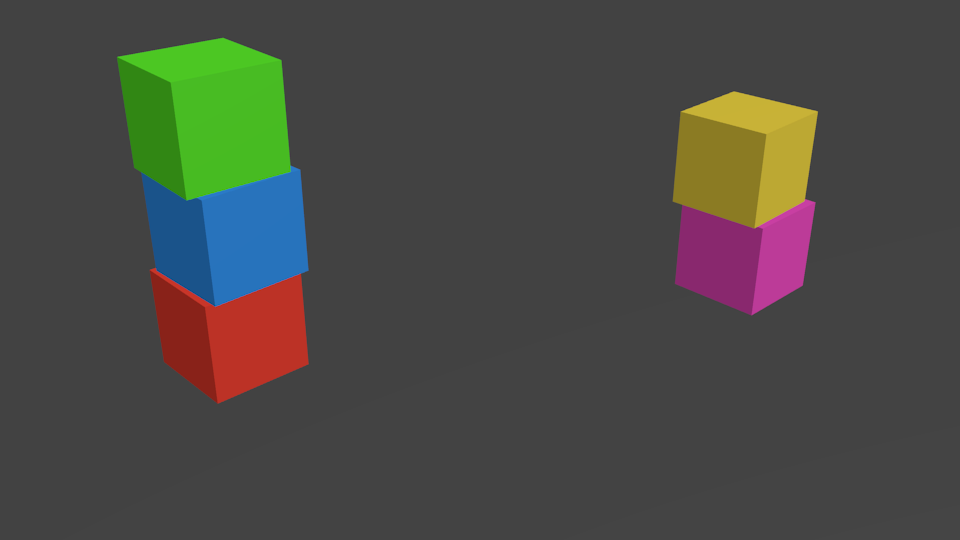
#> input picture stacked_blocks.png, 960 x 540 px
$ python main.py   (older library calls are emulated)
#> lines starting #> are read from the running program, lines starting #| are printed output that depends on the picture; after the words box and inside, x2 and y2 are one past the last pixel; in counts of white or black regions, pixels touching at a corner belong together
import cv2
import numpy as np
import matplotlib.pyplot as plt

def displayImage(image, title="Untitled"):
    plt.imshow(image)
    plt.show()

def main():
    pic = "stacked_blocks.png"
    image = cv2.imread(pic)
#> image is the input picture: shape (540, 960, 3); mean B, G, R 67.9, 73.6, 73.1
    hsv_image = cv2.cvtColor(image, cv2.COLOR_BGR2HSV)
#> hsv_image: shape (540, 960, 3); mean H, S, V 10.1, 30.2, 82
    displayImage(image, "Raw")

    green_lower = (36, 0, 0)
    green_upper = (70, 255,255)
    image_green_mask = cv2.inRange(hsv_image, green_lower, green_upper)
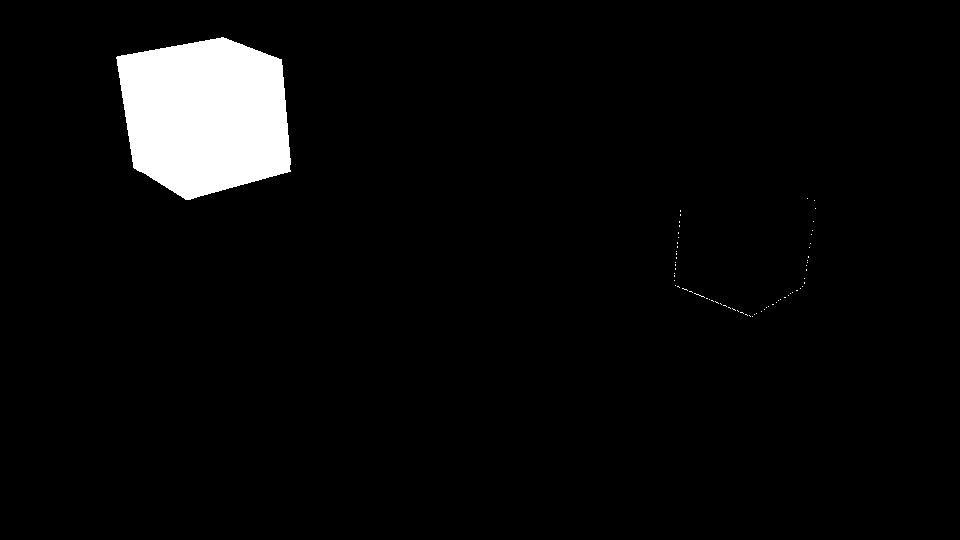
#> image_green_mask: shape (540, 960); 4.3% white; 68 white regions (67 under 20 px), largest, box (x1, y1, x2, y2) and area: (116, 37, 291, 200) 22257
    green_image = cv2.bitwise_and(image, image, mask=image_green_mask)
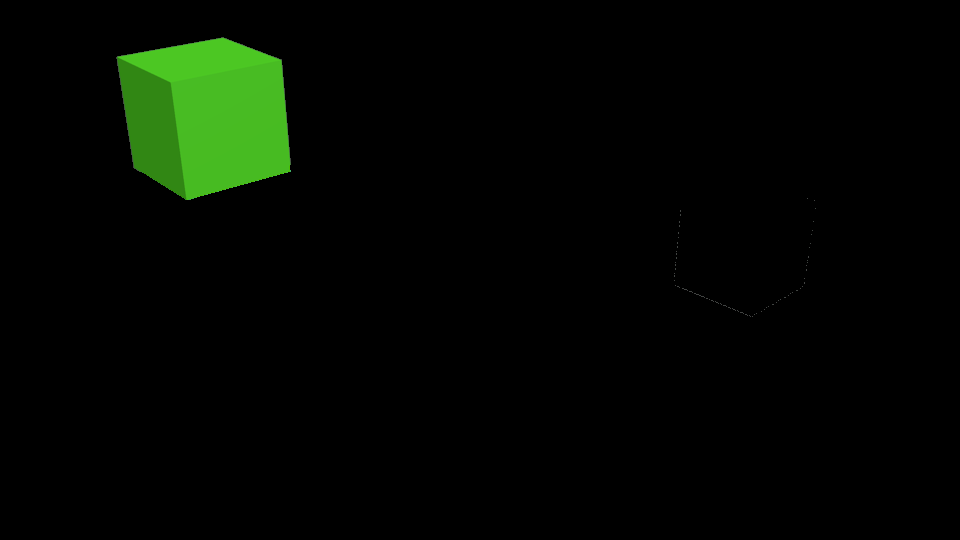
#> green_image: shape (540, 960, 3); mean B, G, R 1.4, 7.5, 2.9
    displayImage(green_image, "Green")

    yellow_lower = (15, 0, 0)
    yellow_upper = (36, 255, 255)
    image_yellow_mask = cv2.inRange(hsv_image, yellow_lower, yellow_upper)
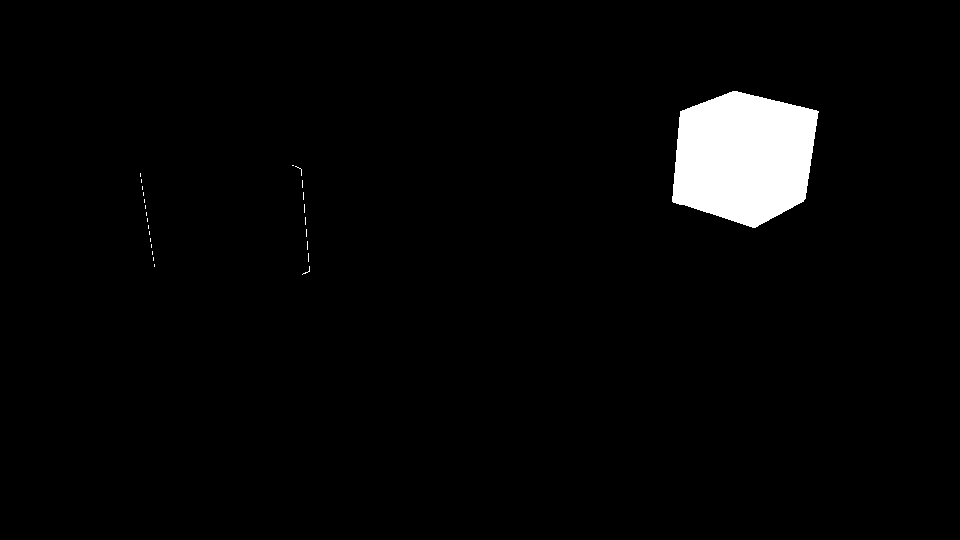
#> image_yellow_mask: shape (540, 960); 3% white; 26 white regions (25 under 20 px), largest, box (x1, y1, x2, y2) and area: (672, 91, 819, 228) 15470
    yellow_image = cv2.bitwise_and(image, image, mask=image_yellow_mask)
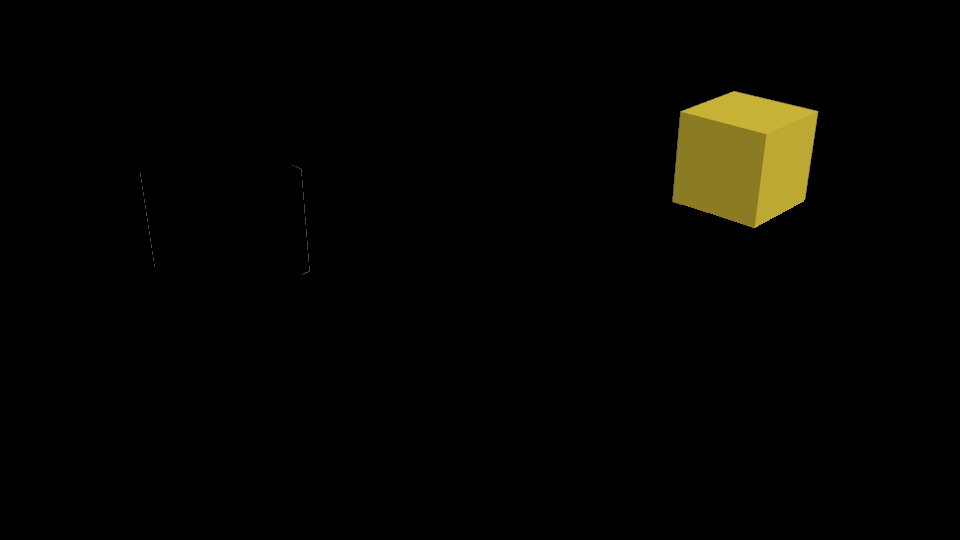
#> yellow_image: shape (540, 960, 3); mean B, G, R 1.3, 4.4, 4.9
    displayImage(yellow_image, "Yellow")

    blue_lower = (105, 0, 0)
    blue_upper = (132, 255, 255)
    image_blue_mask = cv2.inRange(hsv_image, blue_lower, blue_upper)
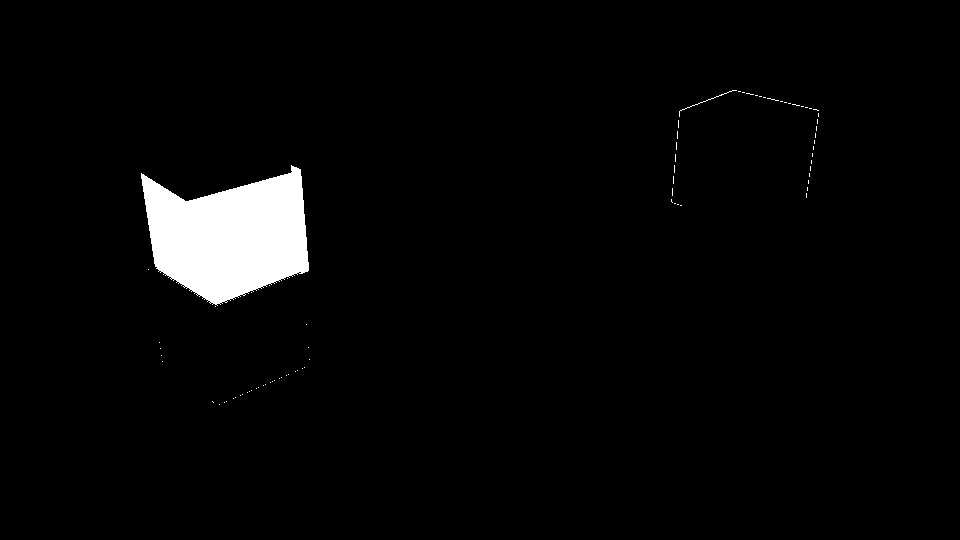
#> image_blue_mask: shape (540, 960); 3.1% white; 79 white regions (77 under 20 px), largest, box (x1, y1, x2, y2) and area: (141, 165, 309, 306) 15861, (679, 90, 737, 117) 64
    blue_image = cv2.bitwise_and(image, image, mask=image_blue_mask)
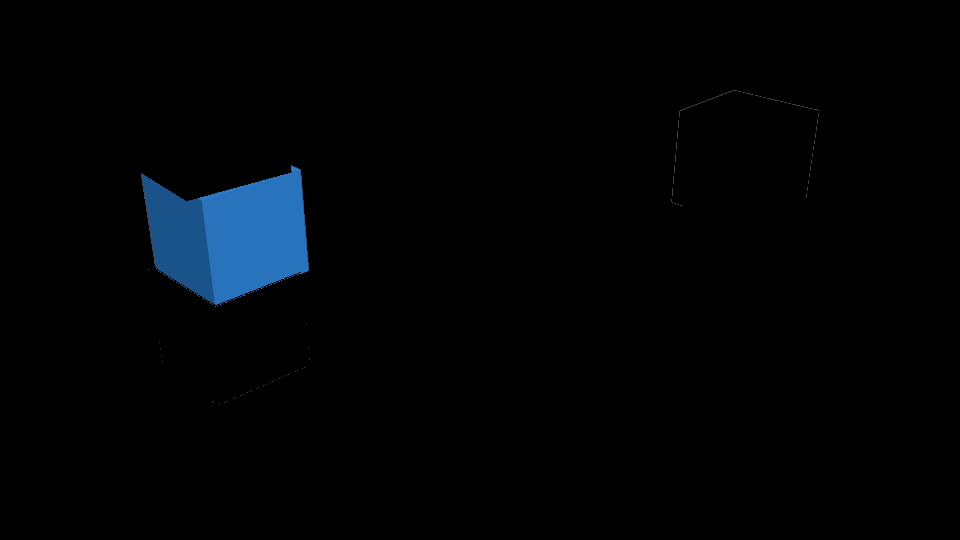
#> blue_image: shape (540, 960, 3); mean B, G, R 5.3, 3.2, 1.1
    displayImage(blue_image, "Blue")

    purple_lower = (138, 0, 0)
    purple_upper = (160, 255, 255)
    image_purple_mask = cv2.inRange(hsv_image, purple_lower, purple_upper)
#> image_purple_mask: shape (540, 960); 2.2% white; 67 white regions (66 under 20 px), largest, box (x1, y1, x2, y2) and area: (675, 199, 816, 316) 11078
    purple_image = cv2.bitwise_and(image, image, mask=image_purple_mask)
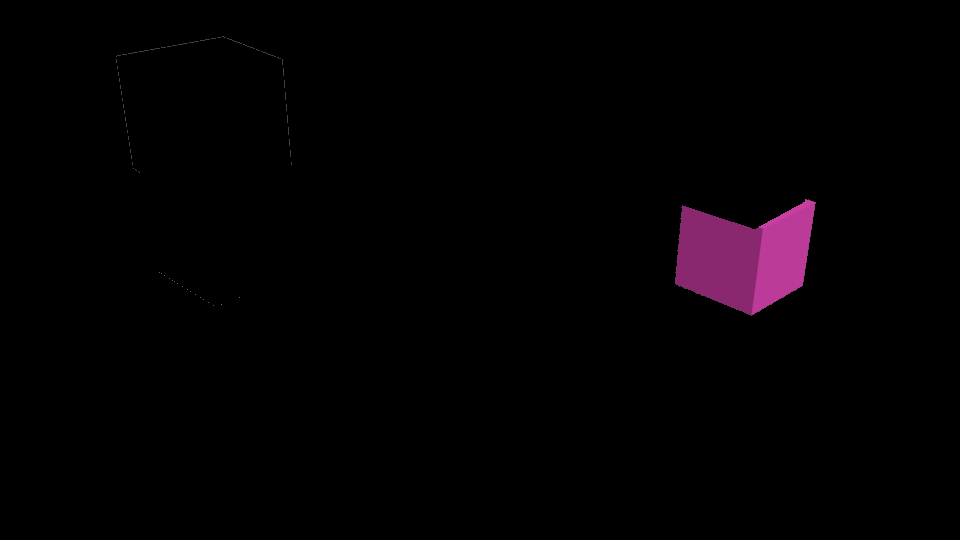
#> purple_image: shape (540, 960, 3); mean B, G, R 2.7, 1.1, 3.4
    displayImage(purple_image, "Purple")

    # red_lower = (1, 0, 0)
    # red_upper = (10, 255, 255)
    # image_red_mask = cv2.inRange(hsv_image, red_lower, red_upper)
    # red_image = cv2.bitwise_and(image, image, mask=image_red_mask)
    # displayImage(red_image, "Red")

    # all_image = cv2.bitwise_or(cv2.bitwise_or(green_image, yellow_image), cv2.bitwise_or(cv2.bitwise_or(blue_image, purple_image), red_image))
    # displayImage(all_image, "All")

    # # gaussian_image = cv2.GaussianBlur(green_image, (5, 5), 0)
    # squares = []
    # eroded_image = cv2.erode(green_image, None)
    # displayImage(eroded_image, "Eroded")
    # canny_image = cv2.Canny(eroded_image, 100, 200, apertureSize=5)
    # displayImage(canny_image, "Canny")
    # contour_image, contours, hierarchy = cv2.findContours(canny_image, cv2.RETR_TREE, cv2.CHAIN_APPROX_SIMPLE)
    # contour_draw_image = cv2.drawContours(eroded_image, contours, -1, (255,255,255), 1)
    # displayImage(contour_draw_image, "Contour")

    # new_contours = []
    # for contour in contours:
    #     contour_length = cv2.arcLength(contour, True)
    #     print(contour_length)
    #     new_contour = cv2.approxPolyDP(contour, 0.02 * contour_length, True)
    #     new_contours.append(new_contour)

    # new_contour_draw_image = cv2.drawContours(eroded_image, new_contours, -1, (255,255,255), 1)
    # displayImage(new_contour_draw_image, "New Contour")

    # # for gray in cv2.split(green_image):
    # #     for threshold in range(0, 255, 26):
    # #         if threshold == 0:

    # # for gray in cv2.split(green_image):
    # #     for thrs in range(0, 255, 26):
    # #         if thrs == 0:
    # #             bin = cv2.Canny(gray, 0, 50, apertureSize=5)
    # #             displayImage(bin, "1st")
    # #             bin = cv2.dilate(bin, None)
    # #             displayImage(bin, "2st")
    # #         else:
    # #             _retval, bin = cv2.threshold(gray, thrs, 255, cv2.THRESH_BINARY)

    # #         bin, contours, _hierarchy = cv2.findContours(bin, cv2.RETR_LIST, cv2.CHAIN_APPROX_SIMPLE)

    # #         for cnt in contours:
    # #             cnt_len = cv2.arcLength(cnt, True)
    # #             cnt = cv2.approxPolyDP(cnt, 0.02*cnt_len, True)
    # #             if len(cnt) == 4 and cv2.contourArea(cnt) > 1000 and cv2.isContourConvex(cnt):
    # #                 cnt = cnt.reshape(-1, 2)
    # #                 max_cos = np.max([angle_cos( cnt[i], cnt[(i+1) % 4], cnt[(i+2) % 4] ) for i in range(4)])
    # #                 if max_cos < 0.1:
    # #                     squares.append(cnt)

    # cv2.destroyAllWindows()

def angle_cos(p0, p1, p2):
    d1, d2 = (p0-p1).astype('float'), (p2-p1).astype('float')
    return abs( np.dot(d1, d2) / np.sqrt( np.dot(d1, d1)*np.dot(d2, d2) ) )

if __name__ == '__main__':
    main()
